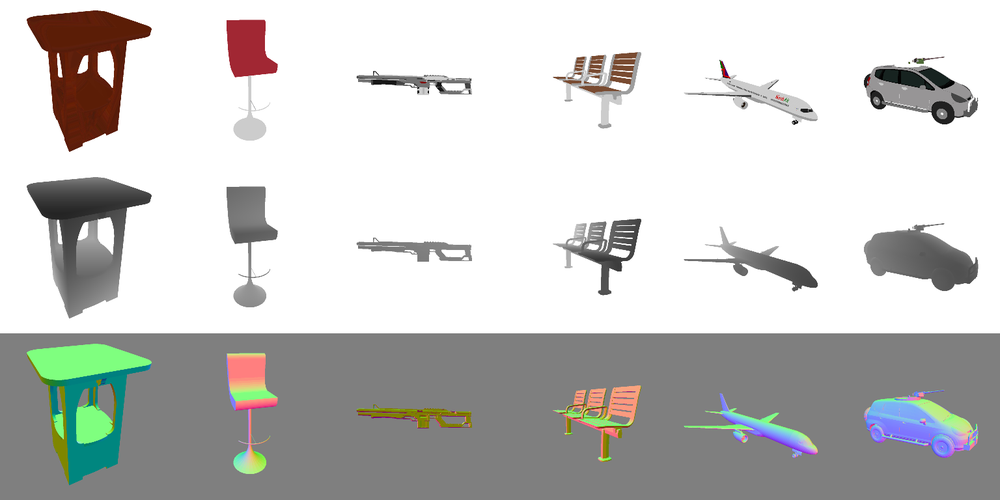
#> input picture asset/teaser.png, 1000 x 500 px, shrunk from 1536 x 768 before the run; its folder holds only this picture in this run
$ python -i gen_sketch.py   (imports and definitions only)
#> lines starting #> are read from the running program, lines starting #| are printed output that depends on the picture; after the words box and inside, x2 and y2 are one past the last pixel; in counts of white or black regions, pixels touching at a corner belong together
#> further down, picture is the input picture: shape (500, 1000, 3); mean B, G, R 197.7, 199.6, 199.4
import cv2
import os
from tqdm import tqdm
def get_sketch(image):
    edges = cv2.Canny(image=image, threshold1=20, threshold2=180)
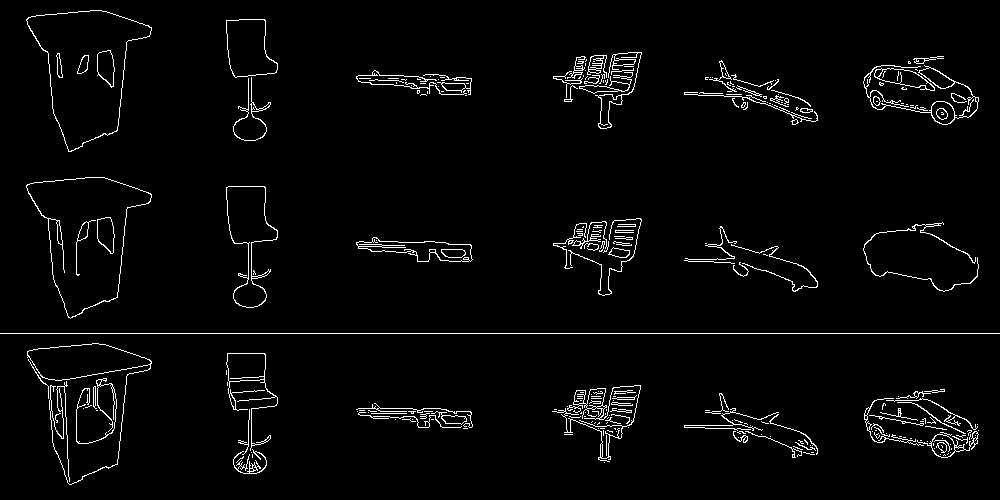
#> edges: shape (500, 1000); 2.9% white in thin lines or dots
    edges = cv2.GaussianBlur(edges, (3, 3), sigmaX=0, sigmaY=0)
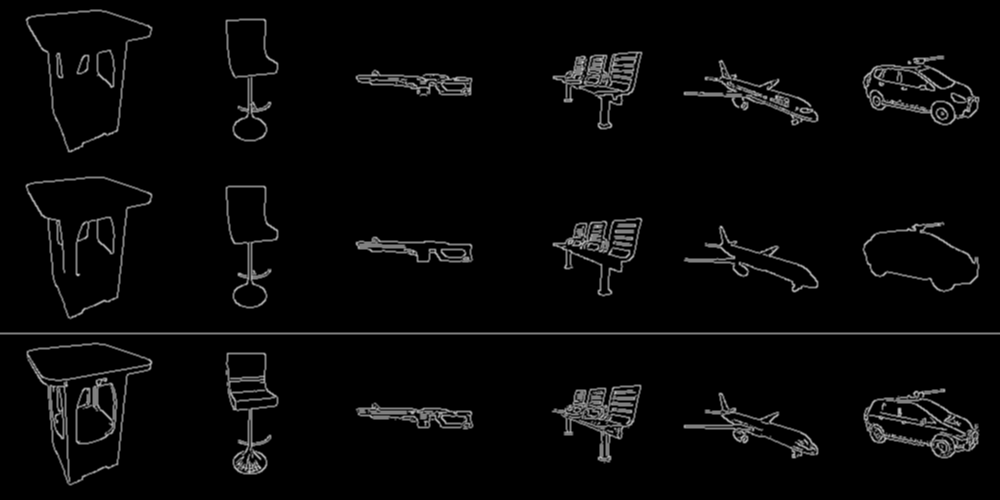
#> edges: shape (500, 1000); min 0, max 207, mean 7.4
    edges = cv2.bitwise_not(edges)
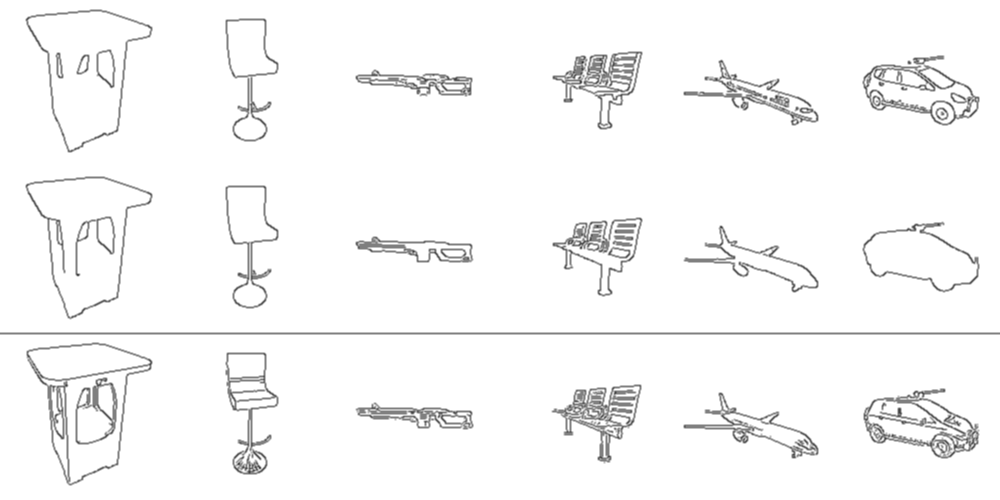
#> edges: shape (500, 1000); min 48, max 255, mean 247.6
    edges[edges < 255] = 0
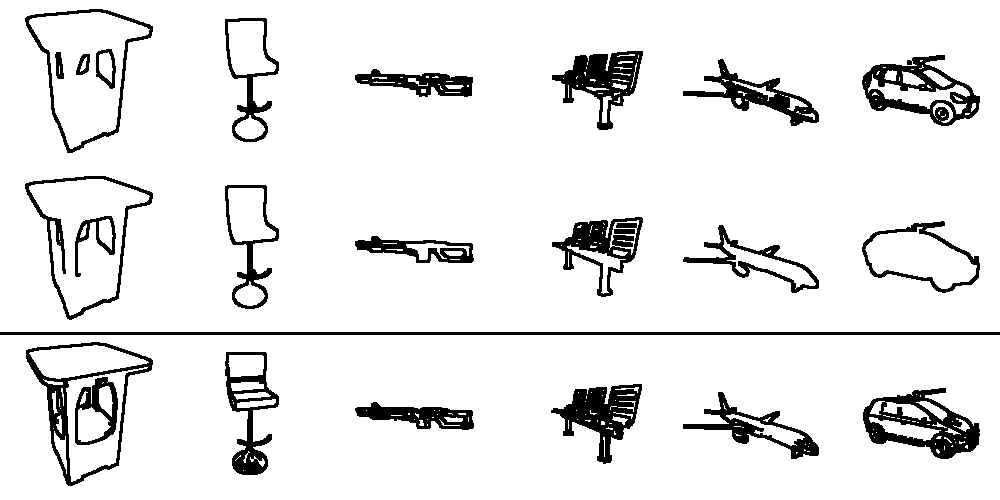
#> edges: shape (500, 1000); 91.2% white; 25 black regions, largest, box (x1, y1, x2, y2) and area: (863, 388, 980, 459) 3529, (551, 384, 642, 464) 3157, (862, 55, 980, 126) 3146
    return edges

def get_filenames(filelist):
    with open(filelist, 'r') as fid:
        lines = fid.readlines()
    filenames = [line.split()[0] for line in lines]
    return filenames

image_dir = "data/ShapeNet/image_1024"
save_dir = "data/ShapeNet/sketch_1024"

# [1 line that did not run here, left out]

# [8 lines not run here, left out]

>>> import cv2
>>> picture = cv2.imread('../asset/teaser.png')
>>> result = get_sketch(picture)
